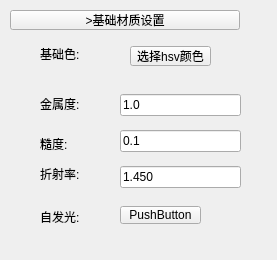
<?xml version="1.0" encoding="UTF-8"?>
<ui version="4.0">
 <class>UiMaterial</class>
 <widget class="QWidget" name="UiMaterial">
  <property name="geometry">
   <rect>
    <x>0</x>
    <y>0</y>
    <width>277</width>
    <height>260</height>
   </rect>
  </property>
  <property name="windowTitle">
   <string>Form</string>
  </property>
  <widget class="QWidget" name="layoutWidget">
   <property name="geometry">
    <rect>
     <x>10</x>
     <y>10</y>
     <width>251</width>
     <height>241</height>
    </rect>
   </property>
   <layout class="QVBoxLayout" name="vLayout_main">
    <item>
     <widget class="QPushButton" name="btn_basicSetting">
      <property name="minimumSize">
       <size>
        <width>0</width>
        <height>20</height>
       </size>
      </property>
      <property name="maximumSize">
       <size>
        <width>230</width>
        <height>20</height>
       </size>
      </property>
      <property name="text">
       <string>&gt;基础材质设置</string>
      </property>
     </widget>
    </item>
    <item>
     <widget class="QWidget" name="widget_basicSetting" native="true">
      <widget class="QWidget" name="layoutWidget">
       <property name="geometry">
        <rect>
         <x>110</x>
         <y>50</y>
         <width>121</width>
         <height>111</height>
        </rect>
       </property>
       <layout class="QVBoxLayout" name="vLayout_pbr">
        <item>
         <widget class="QLineEdit" name="lineEdit_metallic">
          <property name="text">
           <string>1.0</string>
          </property>
         </widget>
        </item>
        <item>
         <widget class="QLineEdit" name="lineEdit_roughness">
          <property name="text">
           <string>0.1</string>
          </property>
         </widget>
        </item>
        <item>
         <widget class="QLineEdit" name="lineEdit_ior">
          <property name="text">
           <string>1.450</string>
          </property>
         </widget>
        </item>
       </layout>
      </widget>
      <widget class="QLabel" name="label_11">
       <property name="geometry">
        <rect>
         <x>30</x>
         <y>60</y>
         <width>41</width>
         <height>16</height>
        </rect>
       </property>
       <property name="text">
        <string>金属度:</string>
       </property>
      </widget>
      <widget class="QLabel" name="label_12">
       <property name="geometry">
        <rect>
         <x>30</x>
         <y>100</y>
         <width>41</width>
         <height>16</height>
        </rect>
       </property>
       <property name="text">
        <string>糙度:</string>
       </property>
      </widget>
      <widget class="QLabel" name="label_13">
       <property name="geometry">
        <rect>
         <x>30</x>
         <y>130</y>
         <width>51</width>
         <height>16</height>
        </rect>
       </property>
       <property name="text">
        <string>折射率:</string>
       </property>
      </widget>
      <widget class="QLabel" name="label_10">
       <property name="geometry">
        <rect>
         <x>30</x>
         <y>10</y>
         <width>51</width>
         <height>16</height>
        </rect>
       </property>
       <property name="text">
        <string>基础色:</string>
       </property>
      </widget>
      <widget class="QPushButton" name="btn_basiccolor">
       <property name="geometry">
        <rect>
         <x>120</x>
         <y>10</y>
         <width>81</width>
         <height>20</height>
        </rect>
       </property>
       <property name="text">
        <string>选择hsv颜色</string>
       </property>
      </widget>
      <widget class="QPushButton" name="pushButton_2">
       <property name="geometry">
        <rect>
         <x>110</x>
         <y>170</y>
         <width>81</width>
         <height>18</height>
        </rect>
       </property>
       <property name="text">
        <string>PushButton</string>
       </property>
      </widget>
      <widget class="QLabel" name="label_15">
       <property name="geometry">
        <rect>
         <x>30</x>
         <y>170</y>
         <width>51</width>
         <height>21</height>
        </rect>
       </property>
       <property name="text">
        <string>自发光:</string>
       </property>
      </widget>
     </widget>
    </item>
   </layout>
  </widget>
 </widget>
 <resources/>
 <connections/>
</ui>
